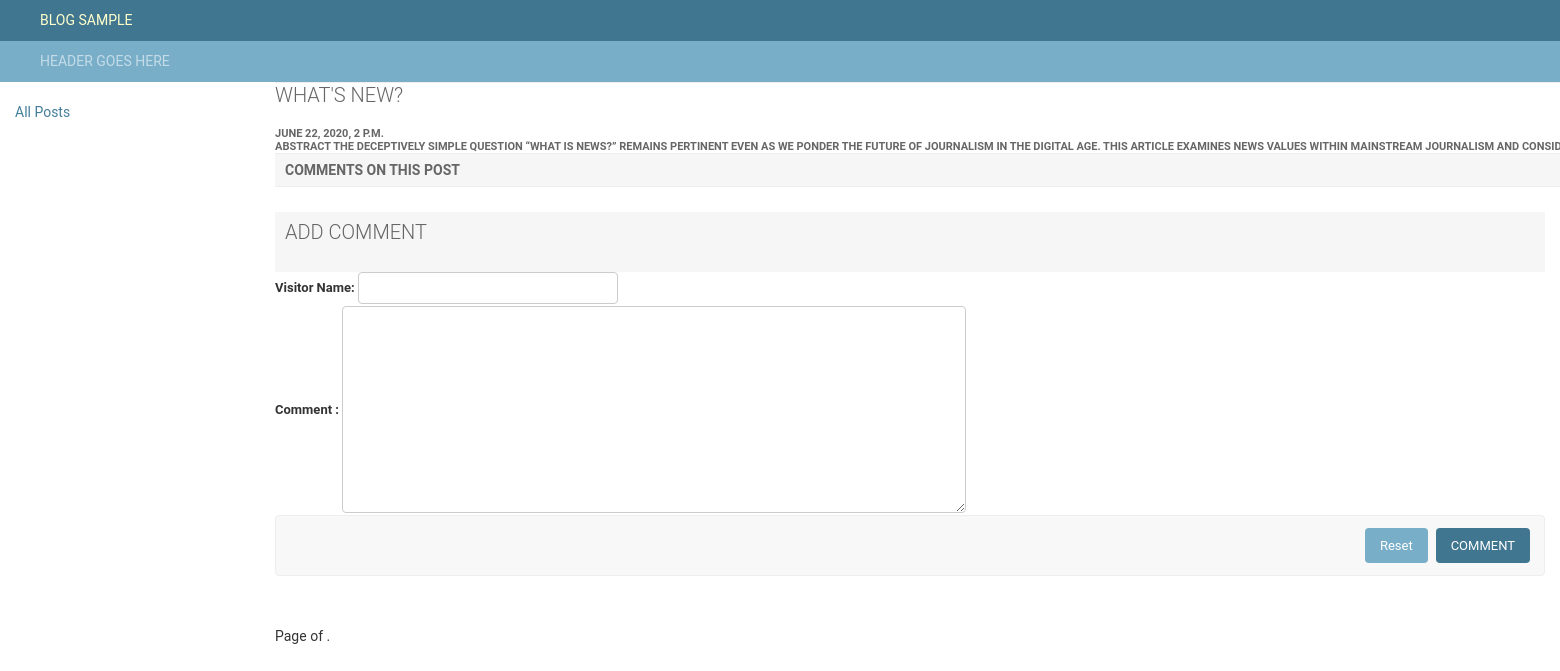
/1/, run on the app's committed database.
### blogman/models.py (models this page shows)
class Blog(models.Model):
    title = models.CharField(max_length=200)
    pub_date = models.DateTimeField('date published', default = datetime.now)
    postText = models.TextField(default=None, blank=True, null=True)

### blogman/views.py (the view)
# urls.py: path('<int:blog_id>/', views.detail, name='detail'),
def detail(request, blog_id):
    try:
        post = Blog.objects.get(pk=blog_id)
        postComments = Comment.objects.filter(blog_id=blog_id)
        postComment_page_counter = Paginator(postComments, 5) # Show 5 contacts per page.
        page_number = request.GET.get('page')
        page_obj = postComment_page_counter.get_page(page_number)
        context = {'post': post, 'page_obj': page_obj}
    except Blog.DoesNotExist:
        raise Http404("Post is not available")
    except Comment.DoesNotExist:
        postComments = []
    commentForm = CommentForm()
    context = {'post': post, 'postComments': postComments, 'commentForm':commentForm}
    return  render(request, 'blog/details.html', context)

### blogman/forms.py
class CommentForm (forms.Form):
    visitor_name_text = forms.CharField (max_length = 200, widget=forms.TextInput(attrs={'class' : 'vTextField'}))
    comment_text = forms.CharField(widget=forms.Textarea(attrs={'class' : 'vLargeTextField'}))

### blogman/templates/blog/details.html (shortened to what this page needs)
{% extends "../generic.html" %}
{% block content %}
    <div>
        {% if post %}
            <div>
                <table>
                    <thead>
                        <tr>
                            <th scope="col">
                                <div > <h1>{{ post.title }}</h1></div>
                                <div>
                                    {{ post.pub_date }}
                                </div>
                                <div >
                                    {{ post.postText }}
                                </div>
                            </th>
                        </tr>
                        <tr>
                            <th scope="col">
                                <div class="text textFont" style="background: #f6f6f6;">
                                    Comments on this post
                                </div>
                            </th>
                        </tr>
                    </thead>
                </table>
            </div>
            <div style="height:25px;">
            </div>
            <div class="text textFont" style="background: #f6f6f6;">
                <h1> Add comment </h1>
            </div>
            <div>
                <form action="{% url 'blogs:add_comment'  post.id %}" method="post">
                    <div>
                        <fieldset class="module aligned">
                            <div >
                                <label class="required" for="{{ visitor_name_text }}">Visitor Name:</label>
                                    {{ commentForm.visitor_name_text }}
                            </div>
                            <div >
                                <label class="required" for="{{ comment_text }}">Comment :</label>
                                {{ commentForm.comment_text }}
                            </div>
                            <div class="submit-row">
                                <input type="button" value="Reset" onClick="this.form.reset()"  />
                                <input  type="submit" value="Comment" class="default" name="_save">
                            </div>
                        </fieldset>
                    </div>
                </form>
            </div>
            <div class="pagination">
                <span class="step-links">
                    <span class="current">
                        Page {{ page_obj.number }} of {{ page_obj.paginator.num_pages }}.
                    </span>
                </span>
            </div>
        {% else %}
            <p>Post is not available.</p>
        {% endif %}
    </div>
{% endblock %}

### blogman/static/style/styles.css (style rules this page uses)
body { margin: 0; padding: 0; font-size: 14px; font-family: "Roboto","Lucida Grande","DejaVu Sans","Bitstream Vera Sans",Verdana,Arial,sans-serif; color: #333; background: #fff; }
h1 { margin: 0 0 20px; font-weight: 300; font-size: 20px; color: #666; }
form { margin: 0; padding: 0; }
label { font-weight: normal; color: #666; font-size: 13px; }
input, textarea, select, .form-row p, form .button { margin: 2px 0; margin-top: 2px; padding: 2px 3px; vertical-align: middle; font-family: "Roboto", "Lucida Grande", Verdana, Arial, sans-serif; font-weight: normal; font-size: 13px; }
input[type="text"], input[type="password"], input[type="email"], input[type="url"], input[type="number"], input[type="tel"], textarea, select, .vTextField { border: 1px solid #ccc; border-radius: 4px; padding: 5px 6px; margin-top: 0; }
table { border-collapse: collapse; }
table thead th { padding: 0; white-space: nowrap; vertical-align: middle; }
thead th { padding: 5px 10px; line-height: normal; text-transform: uppercase; background: #f6f6f6; }
thead th, tfoot td { color: #666; padding: 5px 10px; font-size: 11px; background: #fff; border: none; border-top-color: currentcolor; border-top-style: none; border-top-width: medium; border-bottom-color: currentcolor; border-bottom-style: none; border-bottom-width: medium; border-top: 1px solid #eee; border-bottom: 1px solid #eee; }
th { font-weight: 600; text-align: left; }
td, th { font-size: 13px; line-height: 16px; border-bottom: 1px solid #eee; vertical-align: top; padding: 8px; font-family: "Roboto", "Lucida Grande", Verdana, Arial, sans-serif; }
fieldset { margin: 0; margin-bottom: 0px; padding: 0; border: none; border-top: 1px solid #eee; }
.module { border: none; margin-bottom: 30px; background: #fff; }
.textFont { border-collapse: collapse; color: rgb(102, 102, 102); display: block; font-family: "Roboto", "Lucida Grande", Verdana, Arial, sans-serif; font-size: 14px; font-weight: 600; line-height: normal; padding-bottom: 8px; padding-left: 10px; padding-right: 10px; padding-top: 8px; text-align: left; text-transform: uppercase; white-space: nowrap; }
.required label, label.required { font-weight: bold; color: #333; }
.vTextField, .vUUIDField { width: 20em; }
.submit-row { padding: 12px 14px; margin: 0 0 20px; background: #f8f8f8; border: 1px solid #eee; border-radius: 4px; text-align: right; overflow: hidden; }
.submit-row input.default { margin: 0 0 0 8px; text-transform: uppercase; }
.button.default, input[type="submit"].default, .submit-row input.default { float: right; border: none; font-weight: 400; background: #417690; }
input[type="submit"], button { -webkit-appearance: none; appearance: none; }
.submit-row input { height: 35px; line-height: 15px; margin: 0 0 0 5px; }
.button, input[type="submit"], input[type="button"], .submit-row input, a.button { background: #79aec8; padding: 10px 15px; border: none; border-radius: 4px; color: #fff; cursor: pointer; }
.vLargeTextField { width: 48em; }

### data on the page
Blog: title "WHAT'S NEW?", pub_date "JUNE 22, 2020, 2 P.M.", postText "ABSTRACT THE DECEPTIVELY SIMPLE QUESTION “WHAT IS NEWS?” REMAINS PERTINENT EVEN AS WE PONDER THE FUTURE OF JOURNALISM IN THE DIGITAL AGE. THIS ARTICLE EXAMINES NEWS VALUES WITHIN MAINSTREAM JOURNALISM AND…"
